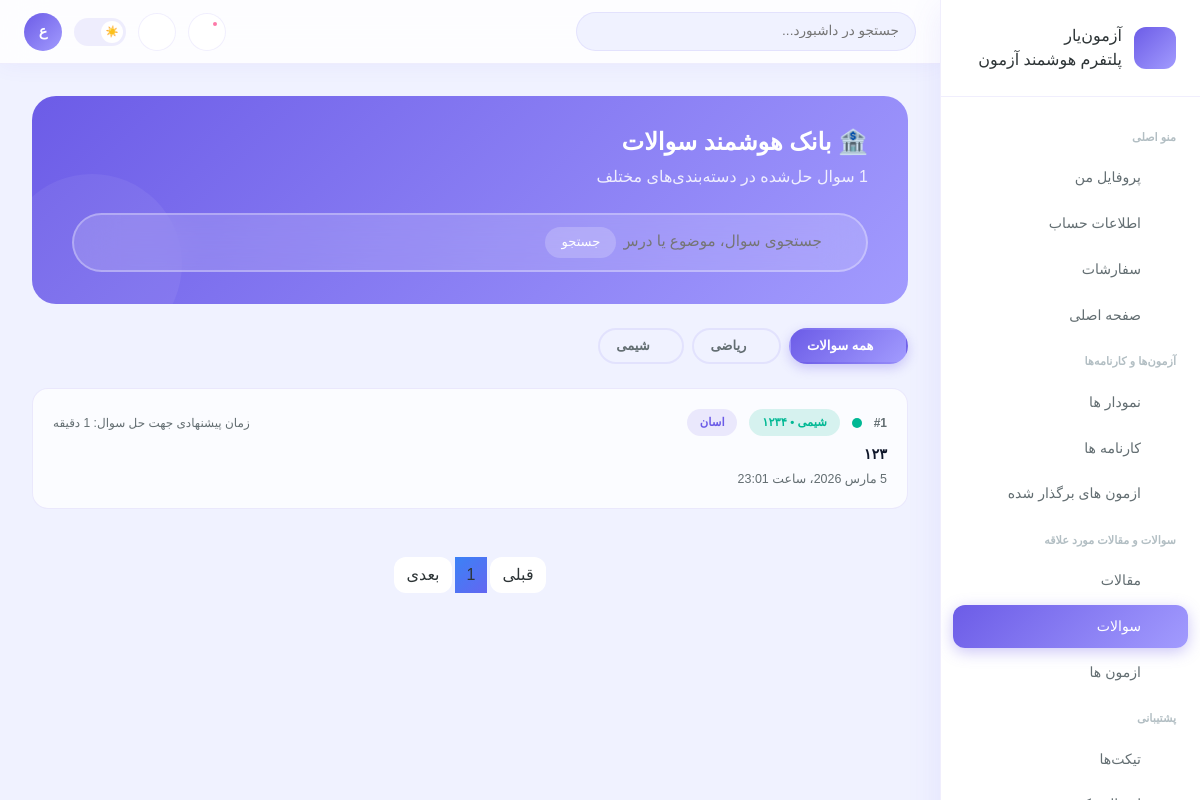
Page /dashboard/favorate/question-bank/ (signed in) on the committed database.
### qbank/models.py (models this page shows, shortened)
class QuestionLessonCategory(models.Model):
    order = models.PositiveIntegerField(default=1, verbose_name='ترتیب')
    name = models.CharField( max_length=255, verbose_name='نام دسته')
    is_active = models.BooleanField(default=True, verbose_name='فعال')
    class Meta:
        ordering = ['order']
        verbose_name = 'دسته'
        verbose_name_plural = 'دسته ها'

class QuestionBank(models.Model):
    class TypeOfQuestions(models.TextChoices):
        ALL = 'همه', 'همه'
        MULTIPLE_CHOICE = 'تستی چهارگزینه‌ای', 'تستی چهارگزینه‌ای'
        TRUE_FALSE = 'درست / نادرست', 'درست / نادرست'
        SHORT_ANSWER = 'پاسخ کوتاه ', 'پاسخ کوتاه '
        LONG_ANSWER = 'پاسخ تشریحی', 'پاسخ تشریحی'
        IMAGE_BASED = 'مبتنی بر تصویر', 'مبتنی بر تصویر'
        PDF_BASED = 'سوال از فایل PDF', 'سوال از فایل PDF'
    possible = models.ForeignKey(QuestionPossible, related_name='questions', on_delete=models.CASCADE, verbose_name='سطح' ,db_index=True)
    category = models.ForeignKey(LessionCategories, related_name='questions', on_delete=models.CASCADE, verbose_name='درس' ,db_index=True)
    type_of_question = models.CharField( max_length=50, choices=TypeOfQuestions.choices, verbose_name='نوع سوال')
    name = models.CharField( max_length=1000, verbose_name='عنوان سوال' ,db_index=True)
    lesson = models.CharField( max_length=255, verbose_name='مبحث')
    description = CKEditor5Field( blank=True, null=True, verbose_name='متن سوال')
    image = models.ImageField( upload_to=photo_path_upload_to, blank=True, null=True, verbose_name='تصویر سوال' )
    pdf_file = models.FileField( upload_to=photo_path_upload_to, blank=True, null=True, verbose_name='فایل PDF سوال' )
    has_options = models.BooleanField(default=False, verbose_name='دارای گزینه های دیگر')
    order = models.PositiveIntegerField(default=1, verbose_name='ترتیب' )
    solving_time = models.PositiveIntegerField(default=1, verbose_name='زمان پیشنهادی حل به دقیقه')
    is_active = models.BooleanField(default=True, verbose_name='فعال')
    created_at = models.DateTimeField(auto_now_add=True )
    class Meta:
        ordering = ['-order', '-id']
        verbose_name = 'سوال'
        verbose_name_plural = 'سوالات'
    def get_absolute_url(self):
        return reverse("qbank:detail", kwargs={"pk": self.pk})

class QuestionPossible(models.Model):
    name = models.CharField( max_length=255, verbose_name='نام سطح')
    order = models.PositiveIntegerField(default=1, verbose_name='ترتیب')
    is_active = models.BooleanField(default=True, verbose_name='فعال')
    class Meta:
        ordering = ['-order']
        verbose_name = 'سطح'
        verbose_name_plural = 'سطوح'

### quiz/models.py (models this page shows, shortened)
class LessionCategories(models.Model):
    order = models.PositiveIntegerField(default=1, verbose_name='ترتیب')
    name = models.CharField( max_length=255, verbose_name='نام درس ')
    is_active = models.BooleanField(default=True, verbose_name='فعال')
    class Meta:
        ordering = ['-order']
        verbose_name = 'درس '
        verbose_name_plural = 'دروس'

### dashboard/views/favorate.py (the view)
# urls.py: path('favorate/question-bank/', views.favorate.FavorateQuestionList.as_view(), name='qbank-list'),
class FavorateQuestionList(LoginRequiredMixin, ListView):
    template_name = 'dashboard/favorate/09-question-list.html'
    context_object_name = 'items'
    paginate_by = 50
    def get_queryset(self):
        return self.request.user.favorate.qbank.filter(is_active=True).prefetch_related('category', 'possible').all()
    def get_context_data(self, **kwargs):
        data = super().get_context_data(**kwargs)
        data['cagegories'] = QuestionLessonCategory.objects.filter(is_active=True).all()
        return data

### template/dashboard/favorate/09-question-list.html (shortened to what this page needs)
{% extends "dashboard/base/base.html" %}
 {% load jalali_tags %}
  {% block header %}
  <link rel="stylesheet" href="/static/css/bootstrap5.css">
  <link rel="stylesheet" href="/static/css/bootstrap5-icons.css">
{% endblock  %}
{% block content %}
<main class="main-content"><div class="page-body">
  <div style="background:var(--gradient-1);border-radius:24px;padding:2rem 2.5rem;color:white;margin-bottom:1.5rem;position:relative;overflow:hidden;" class="animate-in">
    <div style="position:absolute;bottom:-50px;left:-30px;width:180px;height:180px;background:rgba(255,255,255,0.06);border-radius:50%;"></div>
    <h4 style="font-weight:900;margin-bottom:0.5rem;">🏦 بانک هوشمند سوالات</h4>
    <p style="opacity:0.85;margin-bottom:1.5rem;">{{items.count}} سوال حل‌شده در دسته‌بندی‌های مختلف</p>
    <div class="search-box-lg" style="background:rgba(255,255,255,0.15);border-color:rgba(255,255,255,0.3);">
            <form action="" method="get">
        <i class="bi bi-search" style="color:rgba(255,255,255,0.7);font-size:1.1rem;"></i>
        <input placeholder="جستجوی سوال، موضوع یا درس..." style="color:white;" oninput="filterQ(this.value)">
        <button type="submit" style="background:rgba(255,255,255,0.2);border:none;color:white;border-radius:50px;padding:0.35rem 1rem;font-family:Vazirmatn,sans-serif;font-size:0.82rem;cursor:pointer;">جستجو</button>
      </form></div>
  </div>
  <div style="display:flex;gap:0.5rem;flex-wrap:wrap;margin-bottom:1.5rem;" class="animate-in delay-2">
    <div class="chip active" onclick="filterCat(this,'')"><i class="bi bi-grid-3x3-gap"></i> همه سوالات</div>
    {% for category in cagegories %}
      <div class="chip" onclick="filterCat(this,'{{category.id}}')"><i class="bi bi-calculator"></i> {{category.name}} </div>
    {% endfor %}
  </div>
  <div style="display:flex;flex-direction:column;gap:0.75rem;" id="qList" class="animate-in delay-2">
    {% for item in items %}
    <a href='{{item.get_absolute_url}}'>
      <div class="question-item" data-cat="{{item.category.id}}"  >
        <div style="display:flex;align-items:center;gap:0.75rem;margin-bottom:0.5rem;flex-wrap:wrap;">
          <span style="font-size:0.75rem;font-weight:700;color:var(--text-muted);">#{{item.id}}</span>
          <div class="q-difficulty diff-easy" title="{{ item.possible.name }}"></div>
          <span class="badge-status badge-success" style="font-size:0.72rem;">{{item.category.name}} • {{item.lesson}}</span>
          <span class="badge-status badge-info" style="font-size:0.72rem;">{{item.possible.name}}</span>
          <span style="margin-right:auto;font-size:0.75rem;color:var(--text-muted);"> زمان پیشنهادی جهت حل سوال:  {{item.solving_time}} دقیقه </span>
        </div>
        <div style="font-weight:700;font-size:0.9rem;margin-bottom:0.25rem;">{{ item.name }}</div>
        <div style="font-size:0.78rem;color:var(--text-muted);">{{ item.created_at|to_jalali:'%Y/%m/%d' }}</div>
      </div>
    </a>
    {% endfor %}
  </div>
        <div class="d-flex justify-content-center mt-5">
            <nav>
                <ul class="pagination gap-1 mb-0" id="myPagination">
                    {% if page_obj.has_previous %}
                        <li class="page-item"><a class="page-link"
                            href="?page={{ page_obj.previous_page_number }}"
                            style="border-radius:var(--radius-md);
                                  border:1px solid var(--border-color);
                                  background:var(--bg-card);
                                  color:var(--text-secondary);">
                            قبلی
                        </a></li>
                    {% else %}
                        <li class="page-item disabled" aria-disabled="true">
                            <a class="page-link"
                              href="#"
                              style="border-radius:var(--radius-md);
                                      border:none;
                                      background:var(--bg-card);
                                      color:inherit;"
                              tabindex="-1"
                              aria-hidden="true">
                                قبلی
                            </a>
                        </li>
                    {% endif %}
                    {% for page in page_obj.paginator.page_range %}
                        {% if page_obj.number == page %}
                            <li class="page-item active" style="border-radius:var(--radius-md);
                                                              border:none;
                                                              background:var(--gradient-blue);"
                                aria-current="page">
                                <a class="page-link" href="?page={{page}}" style="color:inherit;">
                                    {{ forloop.counter }}
                                </a>
                            </li>
                        {% endif %}
                    {% endfor %}
                    {% if page_obj.has_next %}
                        <li class="page-item"><a class="page-link"
                            href="?page={{ page_obj.next_page_number }}"
                            style="border-radius:var(--radius-md);
                                  border:1px solid var(--border-color);
                                  background:var(--bg-card);
                                  color:inherit;">
                                بعدی
                            </a></li>
                    {% else %}
                        <li class="page-item disabled" aria-disabled="true">
                            <a class="page-link"
                              href="#"
                              style="border-radius:var(--radius-md);
                                      border:none;
                                      background:var(--bg-card);
                                      color:inherit;"
                              tabindex="-1"
                              aria-hidden="true">
                                بعدی
                            </a>
                        </li>
                    {% endif %}
                </ul>
            </nav>
        </div>
</div></main>
{% endblock  %}

### static/css/dashboard/message.css (style rules this page uses)
.page-item.active .page-link { background: var(--gradient-blue) !important; border: none !important; color: inherit !important; }
ul.pagination { display: flex; }
:root { --primary-50: #eff6ff; --primary-100: #dbeafe; --primary-200: #bfdbfe; --primary-300: #93c5fd; --primary-400: #60a5fa; --primary-500: #3b82f6; --primary-600: #2563eb; --primary-700: #1d4ed8; --primary-800: #1e40af; --primary-900: #1e3a8a; --secondary-500: #8b5cf6; --secondary-600: #7c3aed; --accent-400: #34d399; --accent-500: #10b981; --warm-400: #fbbf24; --warm-500: #f59e0b; --danger-500: #ef4444; --danger-600: #dc2626; --bg-card: #ffffff; --text-primary: #0f172a; --text-inverse: #ffffff; --border-color: #e2e8f0; --border-light: #f1f5f9; --shadow-xl: 0 20px 40px rgba(0,0,0,0.08), 0 8px 16px rgba(0,0,0,0.04); --gradient-blue: linear-gradient(135deg, #3b82f6 0%, #6366f1 100%); --radius-sm: 8px; --radius-md: 12px; --radius-lg: 16px; --radius-xl: 20px; --radius-2xl: 24px; --radius-full: 9999px; --transition: all 0.3s cubic-bezier(0.4, 0, 0.2, 1); --transition-fast: all 0.15s cubic-bezier(0.4, 0, 0.2, 1); --transition-slow: all 0.5s cubic-bezier(0.4, 0, 0.2, 1); }
a { text-decoration-line: none; color: var(--text-primary); background: none; }

### template/dashboard/favorate/09-question-list.html (style rules this page uses)
:root { --primary:#6C5CE7;--primary-2:#a29bfe;--secondary:#00CEC9;--accent:#fd79a8;--success:#00b894;--warning:#fdcb6e;--danger:#e17055;--bg:#f0f2ff;--bg-2:#ffffff;--sidebar-bg:#ffffff;--card-bg:rgba(255,255,255,0.75);--card-border:rgba(108,92,231,0.12);--text-main:#2d3436;--text-muted:#636e72;--text-light:#b2bec3;--shadow:0 8px 32px rgba(108,92,231,0.10);--shadow-hover:0 16px 48px rgba(108,92,231,0.18);--topbar-bg:rgba(255,255,255,0.85);--border:rgba(108,92,231,0.10);--gradient-1:linear-gradient(135deg,#6C5CE7 0%,#a29bfe 100%);--gradient-2:linear-gradient(135deg,#00CEC9 0%,#81ecec 100%);--gradient-3:linear-gradient(135deg,#fd79a8 0%,#fab1d3 100%); }
* { font-family:'Vazirmatn',sans-serif; }
body { background:var(--bg);color:var(--text-main);transition:all 0.3s; }
.main-content { margin-right:260px;padding-top:64px; }
.page-body { padding:2rem; }
.badge-status { padding:0.3rem 0.8rem;border-radius:50px;font-size:0.75rem;font-weight:600; }
.badge-success { background:rgba(0,184,148,0.15);color:var(--success); }
.badge-info { background:rgba(108,92,231,0.12);color:var(--primary); }
.animate-in { animation:fadeInUp 0.5s ease forwards; }
.delay-2 { animation-delay:0.2s;opacity:0 }
.chip { display:inline-flex;align-items:center;gap:0.4rem;padding:0.4rem 1rem;border-radius:50px;font-size:0.82rem;font-weight:600;cursor:pointer;transition:all 0.2s;border:2px solid var(--border);color:var(--text-muted); }
.chip.active,.chip:hover { background:var(--gradient-1);color:white;border-color:transparent;box-shadow:0 4px 12px rgba(108,92,231,0.3); }
.question-item { background:var(--card-bg);border:1px solid var(--card-border);border-radius:16px;padding:1.25rem;transition:all 0.25s;cursor:pointer; }
.q-difficulty { width:10px;height:10px;border-radius:50%;flex-shrink:0; }
.diff-easy { background:#00b894; }
.search-box-lg { background:var(--card-bg);border:2px solid var(--card-border);border-radius:50px;padding:0.75rem 1.5rem;display:flex;align-items:center;gap:1rem;backdrop-filter:blur(20px);transition:all 0.2s; }
.search-box-lg input { border:none;background:transparent;flex:1;color:var(--text-main);font-family:Vazirmatn,sans-serif;font-size:0.95rem;outline:none; }

### rows in the picture
QuestionLessonCategory: name "ریاضی"
QuestionLessonCategory: name "شیمی"
QuestionBank: id "1", category.name "شیمی", lesson "۱۲۳۴", possible.name "اسان", name "۱۲۳", created_at|to_jalali "5 مارس 2026، ساعت 23:01"
